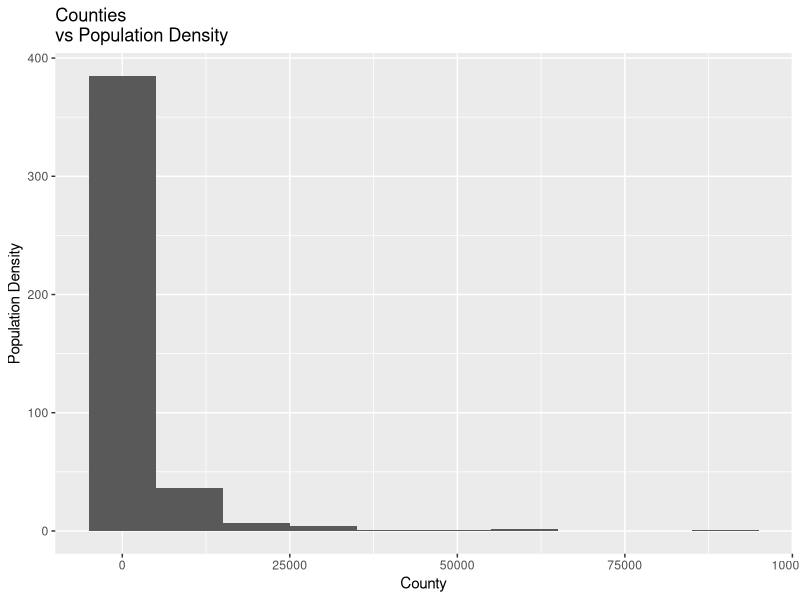
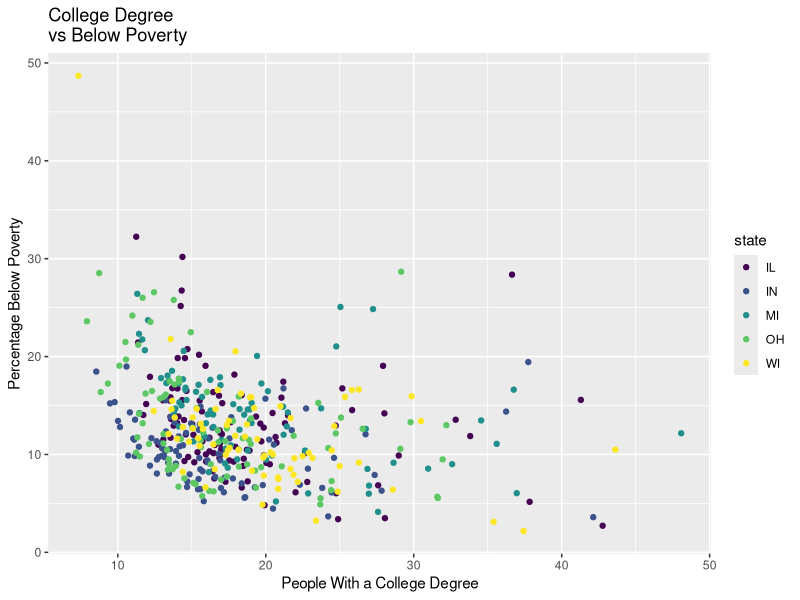

Reproduce these figures in R, in order.
## ---- chunk 1
#| label: load-packages
#| message: false

library(tidyverse)
library(viridis)
## ---- chunk 2
ggplot(data = midwest, mapping = aes(x = popdensity)) + 
  geom_histogram(binwidth = 10000) +
  labs(x = "County", 
       y = "Population Density", 
       title = "Counties \nvs Population Density")
## ---- chunk 3
ggplot(data = midwest, 
       mapping = aes(x = percollege, y = percbelowpoverty , color = state)) +
  scale_color_viridis_d() + 
  geom_point() +
  labs(x = "People With a College Degree", 
       y = "Percentage Below Poverty", 
       title = "College Degree \nvs Below Poverty")
